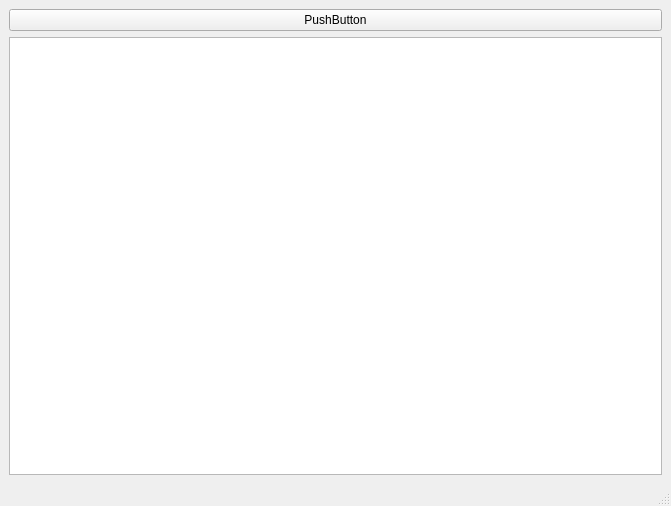
<?xml version="1.0" encoding="UTF-8"?>
<ui version="4.0">
 <class>MainWindow</class>
 <widget class="QMainWindow" name="MainWindow">
  <property name="geometry">
   <rect>
    <x>0</x>
    <y>0</y>
    <width>671</width>
    <height>506</height>
   </rect>
  </property>
  <property name="windowTitle">
   <string>MainWindow</string>
  </property>
  <widget class="QWidget" name="centralwidget">
   <layout class="QGridLayout" name="gridLayout">
    <item row="1" column="0">
     <widget class="QPushButton" name="pushButton">
      <property name="text">
       <string>PushButton</string>
      </property>
     </widget>
    </item>
    <item row="2" column="0">
     <widget class="QTableView" name="tableView"/>
    </item>
   </layout>
  </widget>
  <widget class="QMenuBar" name="menubar">
   <property name="geometry">
    <rect>
     <x>0</x>
     <y>0</y>
     <width>671</width>
     <height>23</height>
    </rect>
   </property>
  </widget>
  <widget class="QStatusBar" name="statusbar"/>
 </widget>
 <resources/>
 <connections/>
 <slots>
  <slot>slot1()</slot>
 </slots>
</ui>
